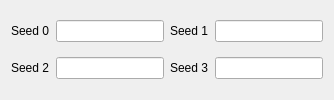
     <widget class="QWidget" name="tabTiny">
      <attribute name="title">
       <string>TinyMT</string>
      </attribute>
      <layout class="QGridLayout" name="gridLayout_3">
       <item row="1" column="3">
        <widget class="TextBox" name="textBoxTinyMTSeed3"/>
       </item>
       <item row="1" column="2">
        <widget class="QLabel" name="labelTinyMTSeed3">
         <property name="text">
          <string notr="true">Seed 3</string>
         </property>
        </widget>
       </item>
       <item row="0" column="1">
        <widget class="TextBox" name="textBoxTinyMTSeed0"/>
       </item>
       <item row="0" column="2">
        <widget class="QLabel" name="labelTinyMTSeed1">
         <property name="text">
          <string notr="true">Seed 1</string>
         </property>
        </widget>
       </item>
       <item row="1" column="0">
        <widget class="QLabel" name="labelTinyMTSeed2">
         <property name="text">
          <string notr="true">Seed 2</string>
         </property>
        </widget>
       </item>
       <item row="0" column="0">
        <widget class="QLabel" name="labelTinyMTSeed0">
         <property name="text">
          <string notr="true">Seed 0</string>
         </property>
        </widget>
       </item>
       <item row="1" column="1">
        <widget class="TextBox" name="textBoxTinyMTSeed2"/>
       </item>
       <item row="0" column="3">
        <widget class="TextBox" name="textBoxTinyMTSeed1"/>
       </item>
      </layout>
     </widget>
